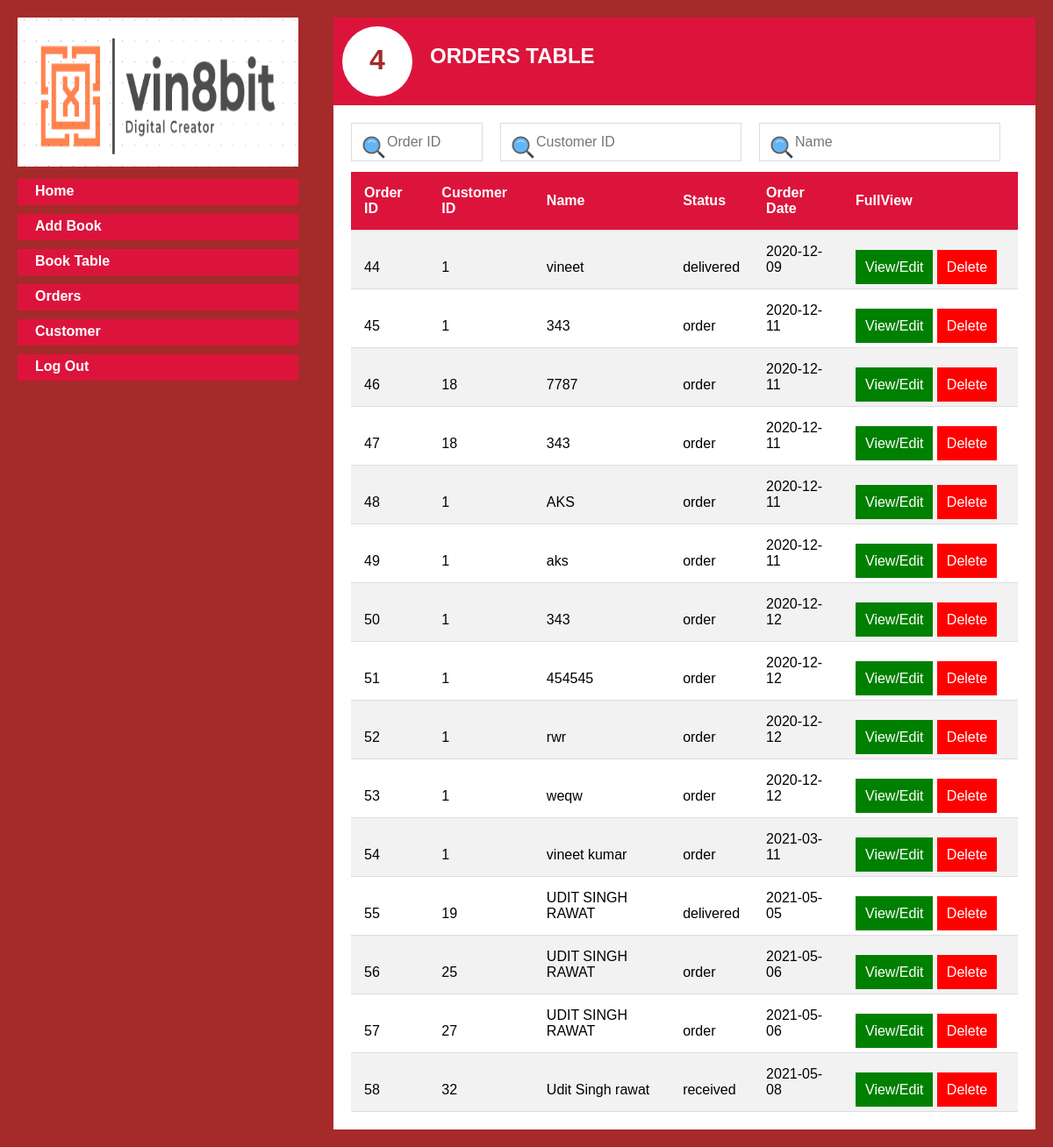
Screenshot of /orderstable.php (signed in) with the database file from the repository.
### tables this page shows
CREATE TABLE `orders` (
  `order_id` int(8) NOT NULL,
  `customer_id` int(8) NOT NULL,
  `name` varchar(30) NOT NULL,
  `phone` varchar(13) NOT NULL,
  `address` text NOT NULL,
  `date1` date NOT NULL,
  `status` varchar(15) NOT NULL,
  `mode` varchar(17) NOT NULL,
  `card_no` int(20) DEFAULT NULL,
  `security_code` varchar(10) DEFAULT NULL,
  `card_name` varchar(30) DEFAULT NULL
);

### orderstable.php (the view, shortened to what this page needs)
<?php
include_once('config.php');
?>
<!DOCTYPE html>
<html lang="en">
<head>
    <link rel="stylesheet" href="./css/adminindex.css">
    <link rel="stylesheet" href="./css/orderstable.css">
</head>
<body>
    <div class="container">
        <div class="side-menus">
            <img src="./icons/logo.png" alt="">
            <ul class="menus">
            <a href="adminhome.php"><li>Home</li></a>
                <a href="adminindex.php"><li>Add Book</li></a>
                <a href="booktable.php"><li>Book Table</li></a>
                <a href="orderstable.php"><li>Orders</li></a>
                <a href="customertable.php"><li>Customer</li></a>
                <a href="adminlogout.php"><li>Log Out</li></a>
            </ul>
        </div>
        <div class="main">
            <div class="title">
                <h1>4</h1>
                <h2>Orders Table</h2>
            </div>
            <div class="main-content">
            <div class="search-box">
            <input type="text" id="myInput" onkeyup="myFunction()" placeholder="Order ID">
            <input type="text" id="myInput2" onkeyup="myFunction2()" placeholder="Customer ID">
            <input type="text" id="myInput3" onkeyup="myFunction3()" placeholder="Name">
            </div>
        <table id="myTable">
        <tr>
            <th>Order ID</th>
            <th>Customer ID</th>
            <th>Name</th>
			<th>Status</th>
            <th>Order Date</th>
            <th>FullView</th>
        </tr>
        <?php
       $stmt = $con->query("SELECT * FROM orders ");
       while ($res = $stmt->fetch()) {
            echo "<tr>";
            echo "<td >".$res['order_id']."</td>";
            echo "<td >".$res['customer_id']."</td>";
            echo "<td >".$res['name']."</td>";
			echo "<td >".$res['status']."</td>";
            echo "<td >".$res['date1']."</td>";
            echo "<td id='fv'><a  href=\"orderlist.php?id=$res[order_id]-$res[customer_id]\"><div class='edit'>View/Edit</div></a> <a href=\"deleteorder.php?id=$res[order_id]-$res[customer_id]\" onClick=\"return confirm('Are you sure you want to delete?')\"><div class='delete'>Delete</div></a></td>";
			echo "</tr>";
        }
        ?>
    </table>
            </div>
        </div>
    </div>
</body>
</html>

### css/adminindex.css (style rules this page uses)
* { margin: 0; padding: 0; box-sizing: border-box; font-family: Arial, Helvetica, sans-serif; }
body { width: 100%; }
.container { width: 100%; display: flex; background-color: brown; }
.container .side-menus { width: 30%; height: 700px; padding: 20px; background-color: brown; }
.container .side-menus img { width: 100%; height: 170px; }
.container .main { width: 70%; padding: 20px; }
.container .main .title { display: flex; width: 100%; height: 100px;; padding: 10px 0px 0px 10px; background-color: crimson; }
.container .main .title h1 { padding: 20px; width: 80px; height: 80px; color: brown; background-color: white; border-radius: 50%; text-align: center; }
.container .main .title h2 { text-transform: uppercase; margin: 20px 20px 0 20px; color: white; }
.container .main .main-content { width: 100%; padding: 20px; background-color: white; }
.container .side-menus ul { text-decoration: none; }
.container .side-menus a { text-decoration: none; }
.container .side-menus .menus li { width: 100%; display: block; padding-left: 20px; padding-top: 5px; margin-top: 10px; height: 30px; color: white; font-weight: bold; background-color: crimson; }
.container .main .main-content #details-form label, input { display: block; font-size: 20px; color: green; }

### css/orderstable.css (style rules this page uses)
.main-content .search-box { display: flex; box-sizing: border-box; }
#myInput, #myInput2 , #myInput3 { background-image: url('../icons/search.png'); box-sizing: border-box; background-position: 10px 12px; background-repeat: no-repeat; width: 300px; font-size: 16px; padding: 12px 20px 12px 40px; color: gray; border: 1px solid #ddd; margin-bottom: 12px; margin-right: 20px; }
#myInput { width: 150px; }
table { width: 100%; border-collapse: collapse; }
th, td { padding: 15px; text-align: left; border-bottom: 1px solid #ddd; }
th { height: 50px; text-align: left; background-color: crimson; color: white; }
td { vertical-align: bottom; }
tr:nth-child(even) { background-color: #f2f2f2; }
table #fv { width: 200px; }
table a { text-decoration: none; }
table .edit { display: inline; text-align: center; margin-bottom: 20px; padding: 10px; color: white; border: 1px solid green; background-color: green; }
table .delete { display: inline; text-align: center; padding: 10px; color: white; border: 1px solid red; background-color: red; }

### rows the page displays
orders: order_id "44", customer "1", name "vineet", status "delivered", date1 "2020-12-09"
orders: order_id "45", customer "1", name "343", status "order", date1 "2020-12-11"
orders: order_id "46", customer "18", name "7787", status "order", date1 "2020-12-11"
orders: order_id "47", customer "18", name "343", status "order", date1 "2020-12-11"
orders: order_id "48", customer "1", name "AKS", status "order", date1 "2020-12-11"
orders: order_id "49", customer "1", name "aks", status "order", date1 "2020-12-11"
orders: order_id "50", customer "1", name "343", status "order", date1 "2020-12-12"
orders: order_id "51", customer "1", name "454545", status "order", date1 "2020-12-12"
orders: order_id "52", customer "1", name "rwr", status "order", date1 "2020-12-12"
orders: order_id "53", customer "1", name "weqw", status "order", date1 "2020-12-12"
orders: order_id "54", customer "1", name "vineet kumar", status "order", date1 "2021-03-11"
orders: order_id "55", customer "19", name "UDIT SINGH RAWAT", status "delivered", date1 "2021-05-05"
orders: order_id "56", customer "25", name "UDIT SINGH RAWAT", status "order", date1 "2021-05-06"
orders: order_id "57", customer "27", name "UDIT SINGH RAWAT", status "order", date1 "2021-05-06"
orders: order_id "58", customer "32", name "Udit Singh rawat", status "received", date1 "2021-05-08"
